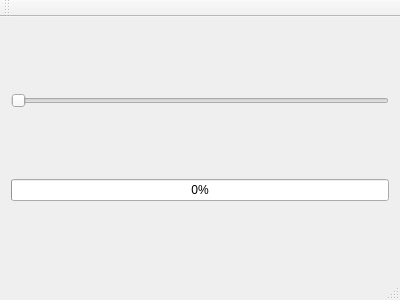
<?xml version="1.0" encoding="UTF-8"?>
<ui version="4.0">
 <class>MainWindow</class>
 <widget class="QMainWindow" name="MainWindow">
  <property name="geometry">
   <rect>
    <x>0</x>
    <y>0</y>
    <width>400</width>
    <height>300</height>
   </rect>
  </property>
  <property name="windowTitle">
   <string>MainWindow</string>
  </property>
  <widget class="QWidget" name="centralWidget">
   <layout class="QGridLayout" name="gridLayout_2">
    <item row="2" column="0">
     <widget class="QProgressBar" name="progressBar">
      <property name="value">
       <number>0</number>
      </property>
     </widget>
    </item>
    <item row="1" column="0">
     <widget class="QSlider" name="horizontalSlider">
      <property name="maximum">
       <number>100</number>
      </property>
      <property name="orientation">
       <enum>Qt::Horizontal</enum>
      </property>
     </widget>
    </item>
   </layout>
  </widget>
  <widget class="QMenuBar" name="menuBar">
   <property name="geometry">
    <rect>
     <x>0</x>
     <y>0</y>
     <width>400</width>
     <height>21</height>
    </rect>
   </property>
  </widget>
  <widget class="QToolBar" name="mainToolBar">
   <attribute name="toolBarArea">
    <enum>TopToolBarArea</enum>
   </attribute>
   <attribute name="toolBarBreak">
    <bool>false</bool>
   </attribute>
  </widget>
  <widget class="QStatusBar" name="statusBar"/>
 </widget>
 <layoutdefault spacing="6" margin="11"/>
 <resources/>
 <connections/>
</ui>
